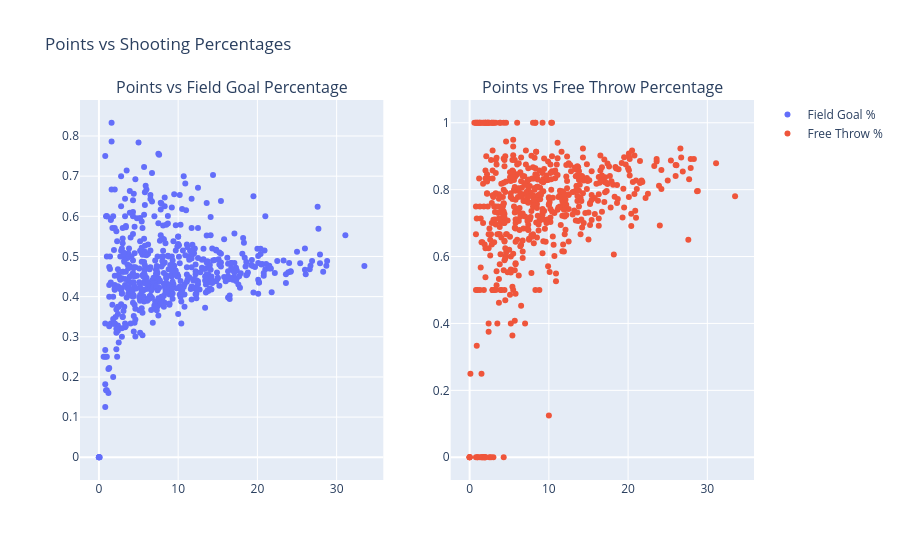

The cell this chart's notebook holds for it:
### Code cell
fig = make_subplots(rows=1, cols=2, subplot_titles=('Points vs Field Goal Percentage', 'Points vs Free Throw Percentage'))

fig.add_trace(
    go.Scatter(x=df['PTS'], y=df['FG%'], mode='markers', text=df['Player'], name='Field Goal %'),
    row=1, col=1
)

fig.add_trace(
    go.Scatter(x=df['PTS'], y=df['FT%'], mode='markers', text=df['Player'], name='Free Throw %'),
    row=1, col=2
)

fig.update_layout(title='Points vs Shooting Percentages')

fig.show()

### Figure 1 — Plotly figure (JSON) as saved in the notebook; plotly's stock layout.template omitted (floating-point values rounded to 4 significant figures; data arrays with more than 128 entries replaced by an {"elided": "..."} marker saying what was removed)
{"data": [{"mode": "markers", "name": "Field Goal %", "text": {"elided": "582 str values"}, "type": "scatter", "x": {"elided": "582 float values"}, "xaxis": "x", "y": {"elided": "582 float values"}, "yaxis": "y"}, {"mode": "markers", "name": "Free Throw %", "text": {"elided": "582 str values"}, "type": "scatter", "x": {"elided": "582 float values"}, "xaxis": "x2", "y": {"elided": "582 float values"}, "yaxis": "y2"}], "layout": {"annotations": [{"font": {"size": 16}, "showarrow": false, "text": "Points vs Field Goal Percentage", "x": 0.225, "xanchor": "center", "xref": "paper", "y": 1, "yanchor": "bottom", "yref": "paper"}, {"font": {"size": 16}, "showarrow": false, "text": "Points vs Free Throw Percentage", "x": 0.775, "xanchor": "center", "xref": "paper", "y": 1, "yanchor": "bottom", "yref": "paper"}], "title": {"text": "Points vs Shooting Percentages"}, "xaxis": {"anchor": "y", "domain": [0, 0.45]}, "xaxis2": {"anchor": "y2", "domain": [0.55, 1]}, "yaxis": {"anchor": "x", "domain": [0, 1]}, "yaxis2": {"anchor": "x2", "domain": [0, 1]}}}
